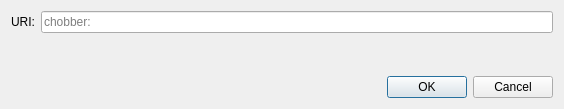
<?xml version="1.0" encoding="UTF-8"?>
<ui version="4.0">
 <class>OpenURIDialog</class>
 <widget class="QDialog" name="OpenURIDialog">
  <property name="geometry">
   <rect>
    <x>0</x>
    <y>0</y>
    <width>564</width>
    <height>109</height>
   </rect>
  </property>
  <property name="windowTitle">
   <string>Open chobber URI</string>
  </property>
  <layout class="QVBoxLayout" name="verticalLayout">
   <item>
    <layout class="QHBoxLayout" name="horizontalLayout">
     <item>
      <widget class="QLabel" name="label">
       <property name="text">
        <string>URI:</string>
       </property>
      </widget>
     </item>
     <item>
      <widget class="QValidatedLineEdit" name="uriEdit">
       <property name="placeholderText">
        <string notr="true">chobber:</string>
       </property>
      </widget>
     </item>
    </layout>
   </item>
   <item>
    <spacer name="verticalSpacer">
     <property name="orientation">
      <enum>Qt::Vertical</enum>
     </property>
     <property name="sizeHint" stdset="0">
      <size>
       <width>20</width>
       <height>40</height>
      </size>
     </property>
    </spacer>
   </item>
   <item>
    <widget class="QDialogButtonBox" name="buttonBox">
     <property name="orientation">
      <enum>Qt::Horizontal</enum>
     </property>
     <property name="standardButtons">
      <set>QDialogButtonBox::Cancel|QDialogButtonBox::Ok</set>
     </property>
    </widget>
   </item>
  </layout>
 </widget>
 <customwidgets>
  <customwidget>
   <class>QValidatedLineEdit</class>
   <extends>QLineEdit</extends>
   <header>qt/qvalidatedlineedit.h</header>
  </customwidget>
 </customwidgets>
 <resources/>
 <connections>
  <connection>
   <sender>buttonBox</sender>
   <signal>accepted()</signal>
   <receiver>OpenURIDialog</receiver>
   <slot>accept()</slot>
   <hints>
    <hint type="sourcelabel">
     <x>248</x>
     <y>254</y>
    </hint>
    <hint type="destinationlabel">
     <x>157</x>
     <y>274</y>
    </hint>
   </hints>
  </connection>
  <connection>
   <sender>buttonBox</sender>
   <signal>rejected()</signal>
   <receiver>OpenURIDialog</receiver>
   <slot>reject()</slot>
   <hints>
    <hint type="sourcelabel">
     <x>316</x>
     <y>260</y>
    </hint>
    <hint type="destinationlabel">
     <x>286</x>
     <y>274</y>
    </hint>
   </hints>
  </connection>
 </connections>
</ui>
